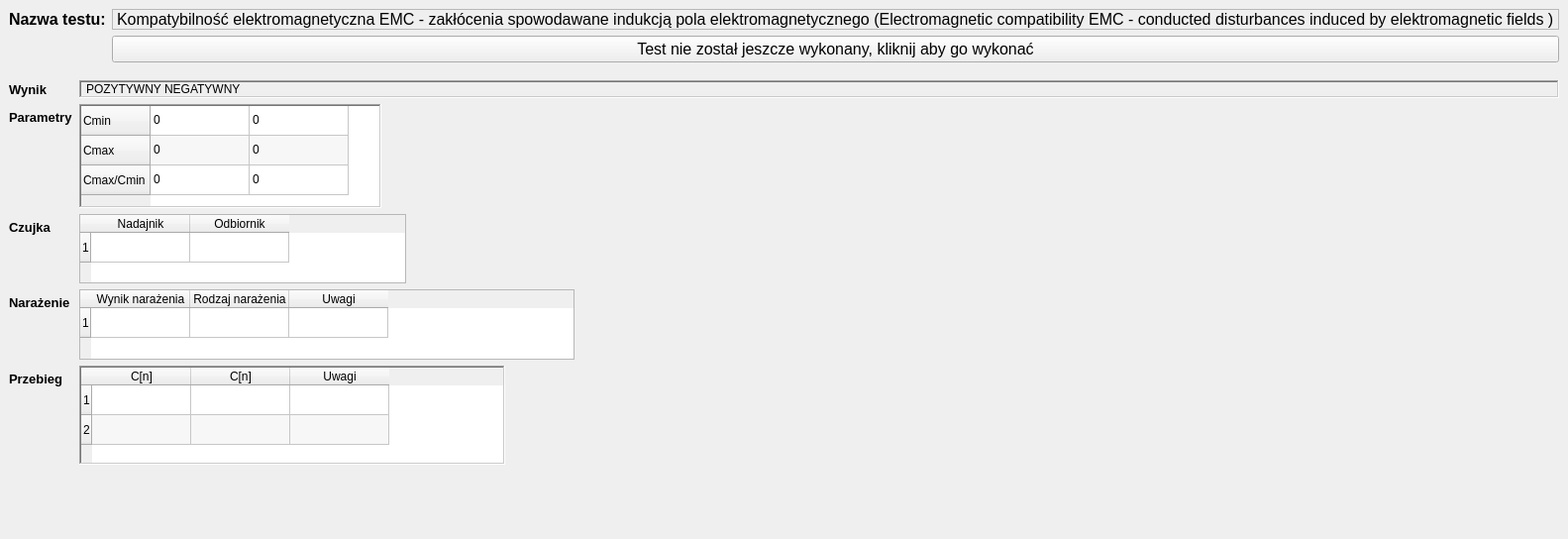
        <widget class="QWidget" name="pEMC_zakloceniaindukowaneprzezpoleelektromagnetyzne">
         <property name="styleSheet">
          <string notr="true"/>
         </property>
         <layout class="QVBoxLayout" name="verticalLayoutpEMC_zakloceniaindukowaneprzezpoleelektromagnetyzne">
          <property name="spacing">
           <number>0</number>
          </property>
          <property name="leftMargin">
           <number>0</number>
          </property>
          <property name="topMargin">
           <number>0</number>
          </property>
          <property name="rightMargin">
           <number>0</number>
          </property>
          <property name="bottomMargin">
           <number>0</number>
          </property>
          <item>
           <widget class="QWidget" name="eMC_zakloceniaindukowaneprzezpoleelektromagnetyzneWidget" native="true">
            <property name="sizePolicy">
             <sizepolicy hsizetype="Preferred" vsizetype="Minimum">
              <horstretch>0</horstretch>
              <verstretch>0</verstretch>
             </sizepolicy>
            </property>
            <property name="minimumSize">
             <size>
              <width>0</width>
              <height>70</height>
             </size>
            </property>
            <property name="maximumSize">
             <size>
              <width>16777215</width>
              <height>80</height>
             </size>
            </property>
            <property name="font">
             <font>
              <family>Arial</family>
              <pointsize>12</pointsize>
             </font>
            </property>
            <layout class="QFormLayout" name="formLayouteMC_zakloceniaindukowaneprzezpoleelektromagnetyzneWidget">
             <property name="labelAlignment">
              <set>Qt::AlignLeading|Qt::AlignLeft|Qt::AlignTop</set>
             </property>
             <item row="0" column="0">
              <widget class="QLabel" name="eEMC_zakloceniaindukowaneprzezpoleelektromagnetyznenazwaTestu">
               <property name="font">
                <font>
                 <family>Arial</family>
                 <pointsize>12</pointsize>
                 <bold>true</bold>
                </font>
               </property>
               <property name="text">
                <string>Nazwa testu:</string>
               </property>
              </widget>
             </item>
             <item row="0" column="1">
              <widget class="QLabel" name="eMC_zakloceniaindukowaneprzezpoleelektromagnetyznenazwaTestu">
               <property name="maximumSize">
                <size>
                 <width>16777215</width>
                 <height>35</height>
                </size>
               </property>
               <property name="frameShape">
                <enum>QFrame::StyledPanel</enum>
               </property>
               <property name="text">
                <string>Kompatybilność elektromagnetyczna EMC - zakłócenia spowodawane indukcją pola elektromagnetycznego (Electromagnetic compatibility EMC - conducted disturbances induced by elektromagnetic fields )</string>
               </property>
              </widget>
             </item>
             <item row="1" column="1">
              <widget class="QPushButton" name="pbEMC_zakloceniaindukowaneprzezpoleelektromagnetyzne">
               <property name="text">
                <string>Test nie został jeszcze wykonany, kliknij aby go wykonać</string>
               </property>
              </widget>
             </item>
            </layout>
           </widget>
          </item>
          <item>
           <widget class="QWidget" name="eMC_zakloceniaindukowaneprzezpoleelektromagnetyzneWyniki" native="true">
            <layout class="QFormLayout" name="formLayouteMC_zakloceniaindukowaneprzezpoleelektromagnetyzneWyniki">
             <item row="0" column="0">
              <widget class="QLabel" name="etEMC_zakloceniaindukowaneprzezpoleelektromagnetyzneResult">
               <property name="font">
                <font>
                 <family>Arial</family>
                 <pointsize>10</pointsize>
                 <bold>true</bold>
                </font>
               </property>
               <property name="text">
                <string>Wynik</string>
               </property>
              </widget>
             </item>
             <item row="0" column="1">
              <widget class="QLabel" name="eMC_zakloceniaindukowaneprzezpoleelektromagnetyzneResult">
               <property name="frameShape">
                <enum>QFrame::WinPanel</enum>
               </property>
               <property name="frameShadow">
                <enum>QFrame::Sunken</enum>
               </property>
               <property name="text">
                <string>POZYTYWNY NEGATYWNY</string>
               </property>
               <property name="margin">
                <number>2</number>
               </property>
               <property name="indent">
                <number>5</number>
               </property>
              </widget>
             </item>
             <item row="1" column="0">
              <widget class="QLabel" name="eteMC_zakloceniaindukowaneprzezpoleelektromagnetyzneParametry">
               <property name="font">
                <font>
                 <family>Arial</family>
                 <pointsize>10</pointsize>
                 <bold>true</bold>
                </font>
               </property>
               <property name="text">
                <string>Parametry</string>
               </property>
              </widget>
             </item>
             <item row="1" column="1">
              <widget class="QTableWidget" name="eMC_zakloceniaindukowaneprzezpoleelektromagnetyzneTableParams">
               <property name="sizePolicy">
                <sizepolicy hsizetype="Minimum" vsizetype="Minimum">
                 <horstretch>0</horstretch>
                 <verstretch>0</verstretch>
                </sizepolicy>
               </property>
               <property name="maximumSize">
                <size>
                 <width>305</width>
                 <height>105</height>
                </size>
               </property>
               <property name="frameShape">
                <enum>QFrame::WinPanel</enum>
               </property>
               <property name="verticalScrollBarPolicy">
                <enum>Qt::ScrollBarAsNeeded</enum>
               </property>
               <property name="horizontalScrollBarPolicy">
                <enum>Qt::ScrollBarAsNeeded</enum>
               </property>
               <property name="autoScroll">
                <bool>false</bool>
               </property>
               <property name="editTriggers">
                <set>QAbstractItemView::NoEditTriggers</set>
               </property>
               <property name="tabKeyNavigation">
                <bool>false</bool>
               </property>
               <property name="showDropIndicator" stdset="0">
                <bool>false</bool>
               </property>
               <property name="dragDropOverwriteMode">
                <bool>false</bool>
               </property>
               <property name="alternatingRowColors">
                <bool>true</bool>
               </property>
               <attribute name="horizontalHeaderVisible">
                <bool>false</bool>
               </attribute>
               <row>
                <property name="text">
                 <string>Cmin</string>
                </property>
               </row>
               <row>
                <property name="text">
                 <string>Cmax</string>
                </property>
               </row>
               <row>
                <property name="text">
                 <string>Cmax/Cmin</string>
                </property>
               </row>
               <column>
                <property name="text">
                 <string>Nazwa</string>
                </property>
               </column>
               <column>
                <property name="text">
                 <string>Wartość</string>
                </property>
               </column>
               <item row="0" column="0">
                <property name="text">
                 <string>0</string>
                </property>
               </item>
               <item row="0" column="1">
                <property name="text">
                 <string>0</string>
                </property>
               </item>
               <item row="1" column="0">
                <property name="text">
                 <string>0</string>
                </property>
               </item>
               <item row="1" column="1">
                <property name="text">
                 <string>0</string>
                </property>
               </item>
               <item row="2" column="0">
                <property name="text">
                 <string>0</string>
                </property>
               </item>
               <item row="2" column="1">
                <property name="text">
                 <string>0</string>
                </property>
               </item>
              </widget>
             </item>
             <item row="6" column="1">
              <widget class="QLabel" name="eMC_zakloceniaindukowaneprzezpoleelektromagnetyzneWynikNarazenia">
               <property name="text">
                <string/>
               </property>
              </widget>
             </item>
             <item row="8" column="1">
              <spacer name="verticalSpacerEMC_zakloceniaindukowaneprzezpoleelektromagnetyzne">
               <property name="orientation">
                <enum>Qt::Vertical</enum>
               </property>
               <property name="sizeHint" stdset="0">
                <size>
                 <width>20</width>
                 <height>40</height>
                </size>
               </property>
              </spacer>
             </item>
             <item row="3" column="0">
              <widget class="QLabel" name="etEMC_zakloceniaindukowaneprzezpoleelektromagnetyzneWynikNarazenia">
               <property name="font">
                <font>
                 <family>Arial</family>
                 <pointsize>10</pointsize>
                 <bold>true</bold>
                </font>
               </property>
               <property name="text">
                <string>Narażenie</string>
               </property>
              </widget>
             </item>
             <item row="3" column="1">
              <widget class="QTableWidget" name="eMC_zakloceniaindukowaneprzezpoleelektromagnetyzneNarazenie">
               <property name="minimumSize">
                <size>
                 <width>500</width>
                 <height>70</height>
                </size>
               </property>
               <property name="maximumSize">
                <size>
                 <width>500</width>
                 <height>71</height>
                </size>
               </property>
               <property name="editTriggers">
                <set>QAbstractItemView::NoEditTriggers</set>
               </property>
               <attribute name="horizontalHeaderMinimumSectionSize">
                <number>30</number>
               </attribute>
               <row>
                <property name="text">
                 <string>1</string>
                </property>
               </row>
               <column>
                <property name="text">
                 <string>Wynik narażenia</string>
                </property>
               </column>
               <column>
                <property name="text">
                 <string>Rodzaj narażenia</string>
                </property>
               </column>
               <column>
                <property name="text">
                 <string>Uwagi</string>
                </property>
               </column>
              </widget>
             </item>
             <item row="5" column="1">
              <widget class="QTableWidget" name="eMC_zakloceniaindukowaneprzezpoleelektromagnetyzneTablePrzebieg">
               <property name="minimumSize">
                <size>
                 <width>395</width>
                 <height>100</height>
                </size>
               </property>
               <property name="maximumSize">
                <size>
                 <width>430</width>
                 <height>100</height>
                </size>
               </property>
               <property name="frameShape">
                <enum>QFrame::WinPanel</enum>
               </property>
               <property name="sizeAdjustPolicy">
                <enum>QAbstractScrollArea::AdjustToContents</enum>
               </property>
               <property name="autoScroll">
                <bool>false</bool>
               </property>
               <property name="editTriggers">
                <set>QAbstractItemView::NoEditTriggers</set>
               </property>
               <property name="tabKeyNavigation">
                <bool>false</bool>
               </property>
               <property name="showDropIndicator" stdset="0">
                <bool>false</bool>
               </property>
               <property name="dragDropOverwriteMode">
                <bool>false</bool>
               </property>
               <property name="alternatingRowColors">
                <bool>true</bool>
               </property>
               <property name="selectionMode">
                <enum>QAbstractItemView::NoSelection</enum>
               </property>
               <property name="wordWrap">
                <bool>false</bool>
               </property>
               <property name="cornerButtonEnabled">
                <bool>false</bool>
               </property>
               <attribute name="horizontalHeaderCascadingSectionResizes">
                <bool>true</bool>
               </attribute>
               <attribute name="horizontalHeaderMinimumSectionSize">
                <number>30</number>
               </attribute>
               <attribute name="verticalHeaderVisible">
                <bool>true</bool>
               </attribute>
               <attribute name="verticalHeaderCascadingSectionResizes">
                <bool>true</bool>
               </attribute>
               <attribute name="verticalHeaderShowSortIndicator" stdset="0">
                <bool>false</bool>
               </attribute>
               <attribute name="verticalHeaderStretchLastSection">
                <bool>false</bool>
               </attribute>
               <row>
                <property name="text">
                 <string>1</string>
                </property>
               </row>
               <row>
                <property name="text">
                 <string>2</string>
                </property>
               </row>
               <column>
                <property name="text">
                 <string>C[n]</string>
                </property>
               </column>
               <column>
                <property name="text">
                 <string>C[n]</string>
                </property>
               </column>
               <column>
                <property name="text">
                 <string>Uwagi</string>
                </property>
               </column>
              </widget>
             </item>
             <item row="5" column="0">
              <widget class="QLabel" name="etEMC_zakloceniaindukowaneprzezpoleelektromagnetyznePrzebieg">
               <property name="font">
                <font>
                 <family>Arial</family>
                 <pointsize>10</pointsize>
                 <bold>true</bold>
                </font>
               </property>
               <property name="text">
                <string>Przebieg</string>
               </property>
              </widget>
             </item>
             <item row="2" column="0">
              <widget class="QLabel" name="etEMC_zakloceniaindukowaneprzezpoleelektromagnetyzneCzujka">
               <property name="font">
                <font>
                 <family>Arial</family>
                 <pointsize>10</pointsize>
                 <bold>true</bold>
                </font>
               </property>
               <property name="text">
                <string>Czujka</string>
               </property>
              </widget>
             </item>
             <item row="2" column="1">
              <widget class="QTableWidget" name="eMC_zakloceniaindukowaneprzezpoleelektromagnetyznetableCzujka">
               <property name="minimumSize">
                <size>
                 <width>309</width>
                 <height>70</height>
                </size>
               </property>
               <property name="maximumSize">
                <size>
                 <width>330</width>
                 <height>70</height>
                </size>
               </property>
               <property name="editTriggers">
                <set>QAbstractItemView::NoEditTriggers</set>
               </property>
               <row>
                <property name="text">
                 <string>1</string>
                </property>
               </row>
               <column>
                <property name="text">
                 <string>Nadajnik</string>
                </property>
               </column>
               <column>
                <property name="text">
                 <string>Odbiornik</string>
                </property>
               </column>
              </widget>
             </item>
            </layout>
           </widget>
          </item>
         </layout>
        </widget>
